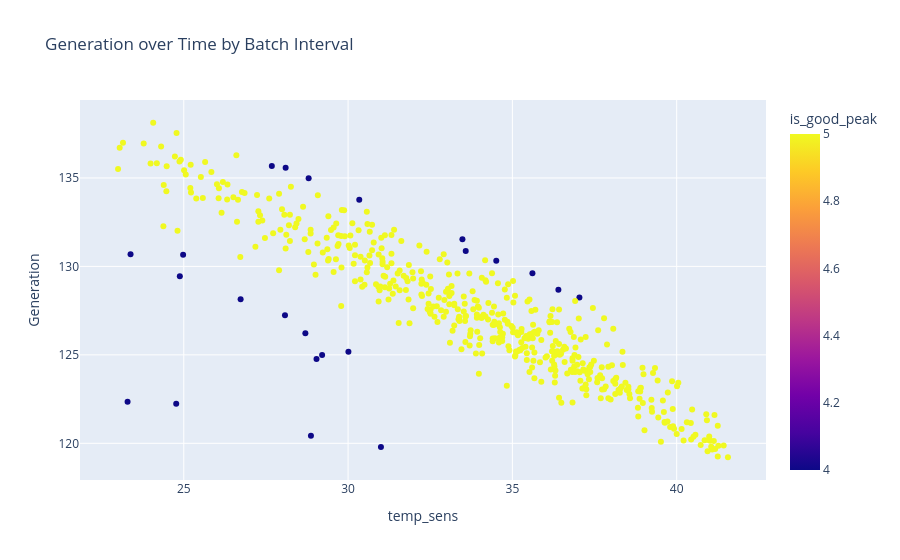

The cell this chart's notebook holds for it:
### Code cell
ds_n_c_plot = Data_selector(Data_selector(df_c).select_peaks(goodness=4))
df_n_c_plot = ds_n_c_plot.filter_name_code(name_plot, code_plot)
fig = px.scatter(df_n_c_plot, x="temp_sens", y='generation', color='is_good_peak',
                title='Generation over Time by Batch Interval',
                labels={'generation': 'Generation'},
                hover_data=['generation', 'temperature'])
fig.show()

### Figure 1 — Plotly figure (JSON) as saved in the notebook; plotly's stock layout.template omitted (floating-point values rounded to 4 significant figures; data arrays with more than 128 entries replaced by an {"elided": "..."} marker saying what was removed)
{"data": [{"customdata": {"elided": "511x1 float values"}, "hovertemplate": "temp_sens=%{x}<br>Generation=%{y}<br>temperature=%{customdata[0]}<br>is_good_peak=%{marker.color}<extra></extra>", "legendgroup": "", "marker": {"color": {"elided": "511 int values"}, "coloraxis": "coloraxis", "symbol": "circle"}, "mode": "markers", "name": "", "orientation": "v", "showlegend": false, "type": "scatter", "x": {"elided": "511 float values"}, "xaxis": "x", "y": {"elided": "511 float values"}, "yaxis": "y"}], "layout": {"coloraxis": {"colorbar": {"title": {"text": "is_good_peak"}}, "colorscale": [[0, "#0d0887"], [0.1111, "#46039f"], [0.2222, "#7201a8"], [0.3333, "#9c179e"], [0.4444, "#bd3786"], [0.5556, "#d8576b"], [0.6667, "#ed7953"], [0.7778, "#fb9f3a"], [0.8889, "#fdca26"], [1, "#f0f921"]]}, "legend": {"tracegroupgap": 0}, "title": {"text": "Generation over Time by Batch Interval"}, "xaxis": {"anchor": "y", "domain": [0, 1], "title": {"text": "temp_sens"}}, "yaxis": {"anchor": "x", "domain": [0, 1], "title": {"text": "Generation"}}}}
